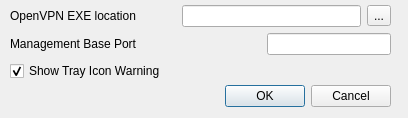
<?xml version="1.0" encoding="UTF-8"?>
<ui version="4.0">
 <class>AppSettings</class>
 <widget class="QDialog" name="AppSettings">
  <property name="geometry">
   <rect>
    <x>0</x>
    <y>0</y>
    <width>408</width>
    <height>118</height>
   </rect>
  </property>
  <property name="windowTitle">
   <string>Settings</string>
  </property>
  <property name="windowIcon">
   <iconset>
    <normaloff>:/resources/settings.png</normaloff>:/resources/settings.png</iconset>
  </property>
  <widget class="QDialogButtonBox" name="buttonBox">
   <property name="geometry">
    <rect>
     <x>50</x>
     <y>80</y>
     <width>341</width>
     <height>32</height>
    </rect>
   </property>
   <property name="orientation">
    <enum>Qt::Horizontal</enum>
   </property>
   <property name="standardButtons">
    <set>QDialogButtonBox::Cancel|QDialogButtonBox::Ok</set>
   </property>
  </widget>
  <widget class="QWidget" name="verticalLayoutWidget">
   <property name="geometry">
    <rect>
     <x>0</x>
     <y>0</y>
     <width>401</width>
     <height>90</height>
    </rect>
   </property>
   <layout class="QVBoxLayout" name="verticalLayout">
    <property name="leftMargin">
     <number>10</number>
    </property>
    <property name="topMargin">
     <number>5</number>
    </property>
    <property name="rightMargin">
     <number>10</number>
    </property>
    <property name="bottomMargin">
     <number>5</number>
    </property>
    <item>
     <layout class="QHBoxLayout" name="horizontalLayout_2">
      <item>
       <widget class="QLabel" name="label">
        <property name="text">
         <string>OpenVPN EXE location</string>
        </property>
       </widget>
      </item>
      <item>
       <spacer name="horizontalSpacer">
        <property name="orientation">
         <enum>Qt::Horizontal</enum>
        </property>
        <property name="sizeType">
         <enum>QSizePolicy::Preferred</enum>
        </property>
        <property name="sizeHint" stdset="0">
         <size>
          <width>40</width>
          <height>20</height>
         </size>
        </property>
       </spacer>
      </item>
      <item>
       <widget class="QLineEdit" name="lineEditOpenVPNEXE">
        <property name="enabled">
         <bool>true</bool>
        </property>
        <property name="autoFillBackground">
         <bool>false</bool>
        </property>
        <property name="readOnly">
         <bool>true</bool>
        </property>
       </widget>
      </item>
      <item>
       <widget class="QToolButton" name="toolButtonOpenVPNEXE">
        <property name="text">
         <string>...</string>
        </property>
       </widget>
      </item>
     </layout>
    </item>
    <item>
     <layout class="QHBoxLayout" name="horizontalLayout">
      <item>
       <widget class="QLabel" name="label_2">
        <property name="text">
         <string>Management Base Port</string>
        </property>
       </widget>
      </item>
      <item>
       <spacer name="horizontalSpacer_2">
        <property name="orientation">
         <enum>Qt::Horizontal</enum>
        </property>
        <property name="sizeHint" stdset="0">
         <size>
          <width>40</width>
          <height>20</height>
         </size>
        </property>
       </spacer>
      </item>
      <item>
       <widget class="QLineEdit" name="lineEditManagementBasePort"/>
      </item>
     </layout>
    </item>
    <item>
     <widget class="QCheckBox" name="checkBoxshowTrayWarning">
      <property name="text">
       <string>Show Tray Icon Warning</string>
      </property>
      <property name="checked">
       <bool>true</bool>
      </property>
     </widget>
    </item>
    <item>
     <spacer name="verticalSpacer">
      <property name="orientation">
       <enum>Qt::Vertical</enum>
      </property>
      <property name="sizeHint" stdset="0">
       <size>
        <width>20</width>
        <height>40</height>
       </size>
      </property>
     </spacer>
    </item>
   </layout>
  </widget>
 </widget>
 <resources>
  <include location="ovpn.qrc"/>
 </resources>
 <connections>
  <connection>
   <sender>buttonBox</sender>
   <signal>rejected()</signal>
   <receiver>AppSettings</receiver>
   <slot>reject()</slot>
   <hints>
    <hint type="sourcelabel">
     <x>316</x>
     <y>91</y>
    </hint>
    <hint type="destinationlabel">
     <x>286</x>
     <y>99</y>
    </hint>
   </hints>
  </connection>
  <connection>
   <sender>buttonBox</sender>
   <signal>accepted()</signal>
   <receiver>AppSettings</receiver>
   <slot>accept()</slot>
   <hints>
    <hint type="sourcelabel">
     <x>265</x>
     <y>72</y>
    </hint>
    <hint type="destinationlabel">
     <x>199</x>
     <y>49</y>
    </hint>
   </hints>
  </connection>
 </connections>
</ui>
